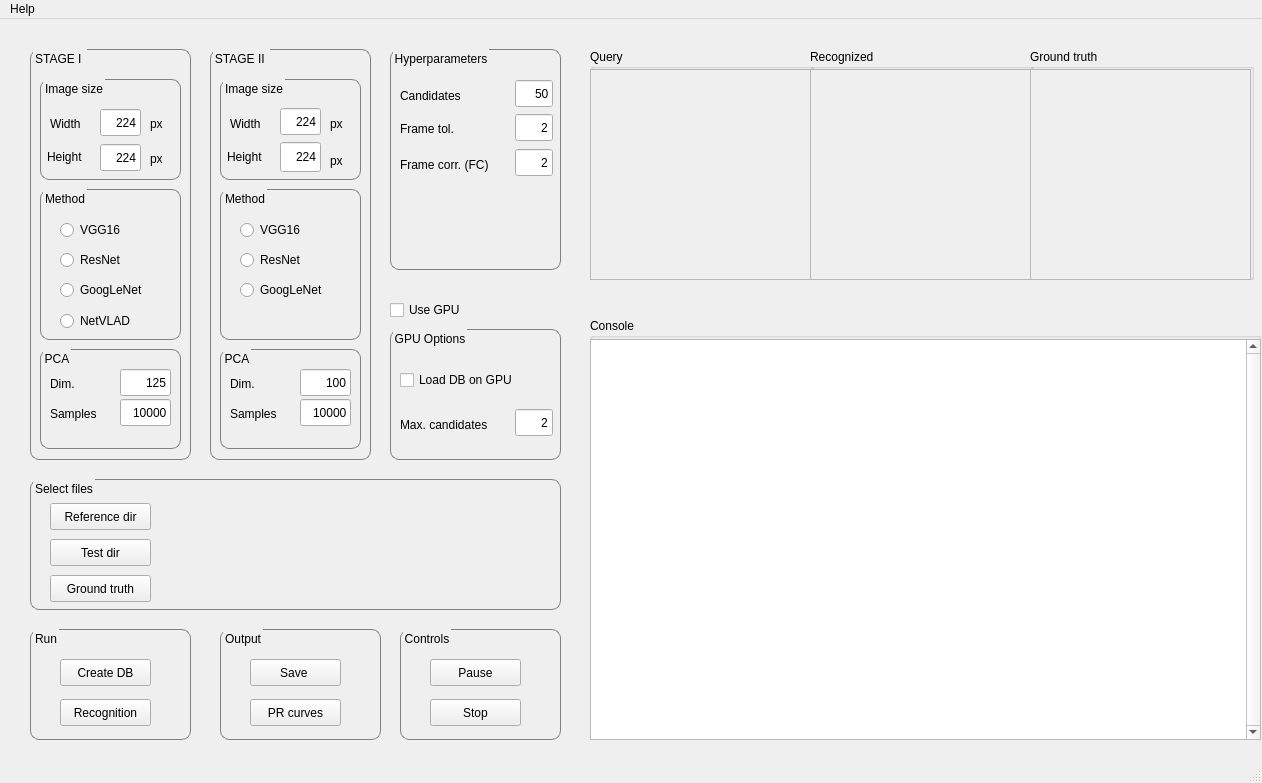
 <widget class="QMainWindow" name="MainWindow">
  <property name="geometry">
   <rect>
    <x>0</x>
    <y>0</y>
    <width>1262</width>
    <height>783</height>
   </rect>
  </property>
  <property name="sizePolicy">
   <sizepolicy hsizetype="Preferred" vsizetype="Preferred">
    <horstretch>0</horstretch>
    <verstretch>0</verstretch>
   </sizepolicy>
  </property>
  <property name="windowTitle">
   <string>Visual Place Recognition  interface</string>
  </property>
  <property name="unifiedTitleAndToolBarOnMac">
   <bool>true</bool>
  </property>
  <widget class="QWidget" name="centralwidget">
   <property name="minimumSize">
    <size>
     <width>1200</width>
     <height>730</height>
    </size>
   </property>
   <widget class="QGroupBox" name="groupBox_7">
    <property name="geometry">
     <rect>
      <x>590</x>
      <y>299</y>
      <width>671</width>
      <height>411</height>
     </rect>
    </property>
    <property name="title">
     <string>Console</string>
    </property>
   </widget>
   <widget class="QGroupBox" name="queryGroupBox">
    <property name="geometry">
     <rect>
      <x>590</x>
      <y>30</y>
      <width>224</width>
      <height>231</height>
     </rect>
    </property>
    <property name="styleSheet">
     <string notr="true"/>
    </property>
    <property name="title">
     <string>Query</string>
    </property>
    <widget class="QScrollArea" name="scrollArea">
     <property name="geometry">
      <rect>
       <x>0</x>
       <y>20</y>
       <width>221</width>
       <height>211</height>
      </rect>
     </property>
     <property name="sizePolicy">
      <sizepolicy hsizetype="Preferred" vsizetype="Preferred">
       <horstretch>0</horstretch>
       <verstretch>0</verstretch>
      </sizepolicy>
     </property>
     <property name="widgetResizable">
      <bool>true</bool>
     </property>
     <widget class="QWidget" name="scrollAreaWidgetContents">
      <property name="geometry">
       <rect>
        <x>0</x>
        <y>0</y>
        <width>219</width>
        <height>209</height>
       </rect>
      </property>
      <widget class="QLabel" name="queryImageLabel">
       <property name="geometry">
        <rect>
         <x>0</x>
         <y>0</y>
         <width>224</width>
         <height>224</height>
        </rect>
       </property>
       <property name="text">
        <string/>
       </property>
      </widget>
     </widget>
    </widget>
   </widget>
   <widget class="QGroupBox" name="stage1_groupBox">
    <property name="enabled">
     <bool>true</bool>
    </property>
    <property name="geometry">
     <rect>
      <x>30</x>
      <y>30</y>
      <width>161</width>
      <height>411</height>
     </rect>
    </property>
    <property name="contextMenuPolicy">
     <enum>Qt::DefaultContextMenu</enum>
    </property>
    <property name="styleSheet">
     <string notr="true">QGroupBox {
    border: 1px solid gray;
    border-radius: 9px;
    margin-top: 0.5em;
}

QGroupBox::title {
    subcontrol-origin: margin;
    left: 3px;
    padding: 3 0 3 0;
}

</string>
    </property>
    <property name="title">
     <string>STAGE I </string>
    </property>
    <widget class="QGroupBox" name="imageSizeGroupBox_s1">
     <property name="geometry">
      <rect>
       <x>10</x>
       <y>30</y>
       <width>141</width>
       <height>101</height>
      </rect>
     </property>
     <property name="maximumSize">
      <size>
       <width>160</width>
       <height>16777215</height>
      </size>
     </property>
     <property name="styleSheet">
      <string notr="true">QGroupBox {
    border: 1px solid gray;
    border-radius: 9px;
    margin-top: 0.5em;
}

QGroupBox::title {
    subcontrol-origin: margin;
    left: 3px;
    padding: 3 0 3 0;
}
</string>
     </property>
     <property name="title">
      <string>Image size</string>
     </property>
     <widget class="QLineEdit" name="imageWidthLineEdit_s1">
      <property name="geometry">
       <rect>
        <x>60</x>
        <y>30</y>
        <width>41</width>
        <height>27</height>
       </rect>
      </property>
      <property name="autoFillBackground">
       <bool>false</bool>
      </property>
      <property name="text">
       <string extracomment="1">224</string>
      </property>
      <property name="alignment">
       <set>Qt::AlignRight|Qt::AlignTrailing|Qt::AlignVCenter</set>
      </property>
      <property name="readOnly">
       <bool>false</bool>
      </property>
      <property name="placeholderText">
       <string/>
      </property>
     </widget>
     <widget class="QLineEdit" name="imageHeightLineEdit_s1">
      <property name="geometry">
       <rect>
        <x>60</x>
        <y>65</y>
        <width>41</width>
        <height>27</height>
       </rect>
      </property>
      <property name="text">
       <string>224</string>
      </property>
      <property name="alignment">
       <set>Qt::AlignRight|Qt::AlignTrailing|Qt::AlignVCenter</set>
      </property>
      <property name="readOnly">
       <bool>false</bool>
      </property>
     </widget>
     <widget class="QLabel" name="label">
      <property name="geometry">
       <rect>
        <x>10</x>
        <y>30</y>
        <width>80</width>
        <height>30</height>
       </rect>
      </property>
      <property name="text">
       <string>Width</string>
      </property>
     </widget>
     <widget class="QLabel" name="label_2">
      <property name="geometry">
       <rect>
        <x>7</x>
        <y>70</y>
        <width>66</width>
        <height>16</height>
       </rect>
      </property>
      <property name="text">
       <string>Height</string>
      </property>
     </widget>
     <widget class="QLabel" name="label_3">
      <property name="geometry">
       <rect>
        <x>110</x>
        <y>30</y>
        <width>21</width>
        <height>30</height>
       </rect>
      </property>
      <property name="text">
       <string>px</string>
      </property>
     </widget>
     <widget class="QLabel" name="label_4">
      <property name="geometry">
       <rect>
        <x>110</x>
        <y>70</y>
        <width>30</width>
        <height>20</height>
       </rect>
      </property>
      <property name="text">
       <string>px</string>
      </property>
     </widget>
    </widget>
    <widget class="QGroupBox" name="groupBox_2">
     <property name="geometry">
      <rect>
       <x>10</x>
       <y>140</y>
       <width>141</width>
       <height>151</height>
      </rect>
     </property>
     <property name="maximumSize">
      <size>
       <width>160</width>
       <height>16777215</height>
      </size>
     </property>
     <property name="styleSheet">
      <string notr="true">QGroupBox {
    border: 1px solid gray;
    border-radius: 9px;
    margin-top: 0.5em;
}

QGroupBox::title {
    subcontrol-origin: margin;
    left: 3px;
    padding: 3 0 3 0;
}
</string>
     </property>
     <property name="title">
      <string>Method</string>
     </property>
     <widget class="QRadioButton" name="vggRadioButton">
      <property name="geometry">
       <rect>
        <x>20</x>
        <y>30</y>
        <width>115</width>
        <height>22</height>
       </rect>
      </property>
      <property name="text">
       <string>VGG16</string>
      </property>
     </widget>
     <widget class="QRadioButton" name="netvladRadioButton">
      <property name="geometry">
       <rect>
        <x>20</x>
        <y>122</y>
        <width>115</width>
        <height>20</height>
       </rect>
      </property>
      <property name="text">
       <string>NetVLAD</string>
      </property>
     </widget>
     <widget class="QRadioButton" name="resnetRadioButton">
      <property name="geometry">
       <rect>
        <x>20</x>
        <y>60</y>
        <width>115</width>
        <height>22</height>
       </rect>
      </property>
      <property name="text">
       <string>ResNet</string>
      </property>
     </widget>
     <widget class="QRadioButton" name="googlenetRadioButton">
      <property name="geometry">
       <rect>
        <x>20</x>
        <y>90</y>
        <width>115</width>
        <height>22</height>
       </rect>
      </property>
      <property name="text">
       <string>GoogLeNet</string>
      </property>
     </widget>
    </widget>
    <widget class="QGroupBox" name="groupBox_8">
     <property name="geometry">
      <rect>
       <x>10</x>
       <y>300</y>
       <width>141</width>
       <height>100</height>
      </rect>
     </property>
     <property name="maximumSize">
      <size>
       <width>160</width>
       <height>16777215</height>
      </size>
     </property>
     <property name="styleSheet">
      <string notr="true">QGroupBox {
    border: 1px solid gray;
    border-radius: 9px;
    margin-top: 0.5em;
}

QGroupBox::title {
    subcontrol-origin: margin;
    left: 3px;
    padding: 3 0 3 0;
}
</string>
     </property>
     <property name="title">
      <string>PCA</string>
     </property>
     <widget class="QLineEdit" name="pcaDimLineEdit_s1">
      <property name="geometry">
       <rect>
        <x>80</x>
        <y>20</y>
        <width>51</width>
        <height>27</height>
       </rect>
      </property>
      <property name="autoFillBackground">
       <bool>false</bool>
      </property>
      <property name="text">
       <string extracomment="1">125</string>
      </property>
      <property name="alignment">
       <set>Qt::AlignRight|Qt::AlignTrailing|Qt::AlignVCenter</set>
      </property>
      <property name="readOnly">
       <bool>false</bool>
      </property>
      <property name="placeholderText">
       <string/>
      </property>
     </widget>
     <widget class="QLabel" name="label_21">
      <property name="geometry">
       <rect>
        <x>10</x>
        <y>20</y>
        <width>80</width>
        <height>30</height>
       </rect>
      </property>
      <property name="text">
       <string>Dim.</string>
      </property>
     </widget>
     <widget class="QLabel" name="label_22">
      <property name="geometry">
       <rect>
        <x>10</x>
        <y>50</y>
        <width>80</width>
        <height>30</height>
       </rect>
      </property>
      <property name="text">
       <string>Samples</string>
      </property>
     </widget>
     <widget class="QLineEdit" name="pcaSamplesLineEdit_s1">
      <property name="geometry">
       <rect>
        <x>80</x>
        <y>50</y>
        <width>51</width>
        <height>27</height>
       </rect>
      </property>
      <property name="autoFillBackground">
       <bool>false</bool>
      </property>
      <property name="text">
       <string extracomment="1">10000</string>
      </property>
      <property name="alignment">
       <set>Qt::AlignRight|Qt::AlignTrailing|Qt::AlignVCenter</set>
      </property>
      <property name="readOnly">
       <bool>false</bool>
      </property>
      <property name="placeholderText">
       <string/>
      </property>
     </widget>
    </widget>
   </widget>
   <widget class="QGroupBox" name="groupBox_3">
    <property name="geometry">
     <rect>
      <x>30</x>
      <y>460</y>
      <width>531</width>
      <height>131</height>
     </rect>
    </property>
    <property name="styleSheet">
     <string notr="true">QGroupBox {
    border: 1px solid gray;
    border-radius: 9px;
    margin-top: 0.5em;
}

QGroupBox::title {
    subcontrol-origin: margin;
    left: 3px;
    padding: 3 0 3 0;
}

</string>
    </property>
    <property name="title">
     <string>Select files</string>
    </property>
    <widget class="QPushButton" name="btnLoadReference">
     <property name="geometry">
      <rect>
       <x>20</x>
       <y>24</y>
       <width>101</width>
       <height>27</height>
      </rect>
     </property>
     <property name="text">
      <string>Reference dir</string>
     </property>
    </widget>
    <widget class="QPushButton" name="btnLoadTest">
     <property name="geometry">
      <rect>
       <x>20</x>
       <y>60</y>
       <width>101</width>
       <height>27</height>
      </rect>
     </property>
     <property name="text">
      <string>Test dir</string>
     </property>
    </widget>
    <widget class="QPushButton" name="btnLoadGroungTruth">
     <property name="geometry">
      <rect>
       <x>20</x>
       <y>96</y>
       <width>101</width>
       <height>27</height>
      </rect>
     </property>
     <property name="text">
      <string>Ground truth</string>
     </property>
    </widget>
    <widget class="QLabel" name="refOkLabel">
     <property name="geometry">
      <rect>
       <x>130</x>
       <y>30</y>
       <width>391</width>
       <height>17</height>
      </rect>
     </property>
     <property name="font">
      <font>
       <pointsize>9</pointsize>
       <italic>true</italic>
      </font>
     </property>
     <property name="text">
      <string/>
     </property>
    </widget>
    <widget class="QLabel" name="testOkLabel">
     <property name="geometry">
      <rect>
       <x>130</x>
       <y>66</y>
       <width>391</width>
       <height>17</height>
      </rect>
     </property>
     <property name="font">
      <font>
       <pointsize>9</pointsize>
       <italic>true</italic>
      </font>
     </property>
     <property name="text">
      <string/>
     </property>
    </widget>
    <widget class="QLabel" name="groundTruthOkLabel">
     <property name="geometry">
      <rect>
       <x>130</x>
       <y>103</y>
       <width>391</width>
       <height>17</height>
      </rect>
     </property>
     <property name="font">
      <font>
       <pointsize>9</pointsize>
       <italic>true</italic>
      </font>
     </property>
     <property name="text">
      <string/>
     </property>
    </widget>
   </widget>
   <widget class="QGroupBox" name="groupBox_4">
    <property name="geometry">
     <rect>
      <x>30</x>
      <y>610</y>
      <width>161</width>
      <height>111</height>
     </rect>
    </property>
    <property name="styleSheet">
     <string notr="true">QGroupBox {
    border: 1px solid gray;
    border-radius: 9px;
    margin-top: 0.5em;
}

QGroupBox::title {
    subcontrol-origin: margin;
    left: 3px;
    padding: 3 0 3 0;
}

</string>
    </property>
    <property name="title">
     <string>Run</string>
    </property>
    <widget class="QPushButton" name="btnCreateDB">
     <property name="geometry">
      <rect>
       <x>30</x>
       <y>30</y>
       <width>91</width>
       <height>27</height>
      </rect>
     </property>
     <property name="text">
      <string>Create DB</string>
     </property>
    </widget>
    <widget class="QPushButton" name="btnRecognition">
     <property name="geometry">
      <rect>
       <x>30</x>
       <y>70</y>
       <width>91</width>
       <height>27</height>
      </rect>
     </property>
     <property name="text">
      <string>Recognition</string>
     </property>
    </widget>
   </widget>
   <widget class="QTextBrowser" name="textBrowser">
    <property name="geometry">
     <rect>
      <x>590</x>
      <y>320</y>
      <width>671</width>
      <height>401</height>
     </rect>
    </property>
    <property name="font">
     <font>
      <family>Monospace</family>
      <pointsize>8</pointsize>
     </font>
    </property>
    <property name="styleSheet">
     <string notr="true">QGroupBox {
    border: 1px solid gray;
    border-radius: 9px;
    margin-top: 0.5em;
}

QGroupBox::title {
    subcontrol-origin: margin;
    left: 3px;
    padding: 3 0 3 0;
}

</string>
    </property>
    <property name="verticalScrollBarPolicy">
     <enum>Qt::ScrollBarAlwaysOn</enum>
    </property>
    <property name="html">
     <string>&lt;!DOCTYPE HTML PUBLIC &quot;-//W3C//DTD HTML 4.0//EN&quot; &quot;http://www.w3.org/TR/REC-html40/strict.dtd&quot;&gt;
&lt;html&gt;&lt;head&gt;&lt;meta name=&quot;qrichtext&quot; content=&quot;1&quot; /&gt;&lt;style type=&quot;text/css&quot;&gt;
p, li { white-space: pre-wrap; }
&lt;/style&gt;&lt;/head&gt;&lt;body style=&quot; font-family:'Monospace'; font-size:8pt; font-weight:400; font-style:normal;&quot;&gt;
&lt;p style=&quot;-qt-paragraph-type:empty; margin-top:0px; margin-bottom:0px; margin-left:0px; margin-right:0px; -qt-block-indent:0; text-indent:0px; font-family:'Ubuntu'; font-size:11pt;&quot;&gt;&lt;br /&gt;&lt;/p&gt;&lt;/body&gt;&lt;/html&gt;</string>
    </property>
    <property name="textInteractionFlags">
     <set>Qt::LinksAccessibleByKeyboard|Qt::LinksAccessibleByMouse|Qt::TextBrowserInteraction|Qt::TextSelectableByKeyboard|Qt::TextSelectableByMouse</set>
    </property>
   </widget>
   <widget class="QGroupBox" name="outputGroupBox">
    <property name="geometry">
     <rect>
      <x>810</x>
      <y>30</y>
      <width>224</width>
      <height>231</height>
     </rect>
    </property>
    <property name="styleSheet">
     <string notr="true"/>
    </property>
    <property name="title">
     <string>Recognized</string>
    </property>
    <widget class="QScrollArea" name="scrollArea_4">
     <property name="geometry">
      <rect>
       <x>0</x>
       <y>20</y>
       <width>221</width>
       <height>211</height>
      </rect>
     </property>
     <property name="sizePolicy">
      <sizepolicy hsizetype="Preferred" vsizetype="Preferred">
       <horstretch>0</horstretch>
       <verstretch>0</verstretch>
      </sizepolicy>
     </property>
     <property name="widgetResizable">
      <bool>true</bool>
     </property>
     <widget class="QWidget" name="scrollAreaWidgetContents_4">
      <property name="geometry">
       <rect>
        <x>0</x>
        <y>0</y>
        <width>219</width>
        <height>209</height>
       </rect>
      </property>
      <widget class="QLabel" name="outputImageLabel">
       <property name="geometry">
        <rect>
         <x>0</x>
         <y>0</y>
         <width>224</width>
         <height>224</height>
        </rect>
       </property>
       <property name="text">
        <string/>
       </property>
      </widget>
     </widget>
    </widget>
   </widget>
   <widget class="QGroupBox" name="referenceGroupBox">
    <property name="geometry">
     <rect>
      <x>1030</x>
      <y>30</y>
      <width>224</width>
      <height>231</height>
     </rect>
    </property>
    <property name="styleSheet">
     <string notr="true"/>
    </property>
    <property name="title">
     <string>Ground truth</string>
    </property>
    <widget class="QScrollArea" name="scrollArea_6">
     <property name="geometry">
      <rect>
       <x>0</x>
       <y>20</y>
       <width>221</width>
       <height>211</height>
      </rect>
     </property>
     <property name="sizePolicy">
      <sizepolicy hsizetype="Preferred" vsizetype="Preferred">
       <horstretch>0</horstretch>
       <verstretch>0</verstretch>
      </sizepolicy>
     </property>
     <property name="widgetResizable">
      <bool>true</bool>
     </property>
     <widget class="QWidget" name="scrollAreaWidgetContents_6">
      <property name="geometry">
       <rect>
        <x>0</x>
        <y>0</y>
        <width>219</width>
        <height>209</height>
       </rect>
      </property>
      <widget class="QLabel" name="referenceImageLabel">
       <property name="geometry">
        <rect>
         <x>1</x>
         <y>0</y>
         <width>224</width>
         <height>224</height>
        </rect>
       </property>
       <property name="text">
        <string/>
       </property>
      </widget>
     </widget>
    </widget>
   </widget>
   <widget class="QGroupBox" name="groupBox_5">
    <property name="geometry">
     <rect>
      <x>400</x>
      <y>610</y>
      <width>161</width>
      <height>111</height>
     </rect>
    </property>
    <property name="styleSheet">
     <string notr="true">QGroupBox {
    border: 1px solid gray;
    border-radius: 9px;
    margin-top: 0.5em;
}

QGroupBox::title {
    subcontrol-origin: margin;
    left: 3px;
    padding: 3 0 3 0;
}

</string>
    </property>
    <property name="title">
     <string>Controls</string>
    </property>
    <widget class="QPushButton" name="btnPause">
     <property name="geometry">
      <rect>
       <x>30</x>
       <y>30</y>
       <width>91</width>
       <height>27</height>
      </rect>
     </property>
     <property name="text">
      <string>Pause</string>
     </property>
    </widget>
    <widget class="QPushButton" name="btnStop">
     <property name="geometry">
      <rect>
       <x>30</x>
       <y>70</y>
       <width>91</width>
       <height>27</height>
      </rect>
     </property>
     <property name="text">
      <string>Stop</string>
     </property>
    </widget>
   </widget>
   <widget class="QGroupBox" name="stage2_groupBox">
    <property name="geometry">
     <rect>
      <x>210</x>
      <y>30</y>
      <width>161</width>
      <height>411</height>
     </rect>
    </property>
    <property name="styleSheet">
     <string notr="true">QGroupBox {
    border: 1px solid gray;
    border-radius: 9px;
    margin-top: 0.5em;
}

QGroupBox::title {
    subcontrol-origin: margin;
    left: 3px;
    padding: 3 0 3 0;
}

</string>
    </property>
    <property name="title">
     <string>STAGE II </string>
    </property>
    <widget class="QGroupBox" name="groupBox_10">
     <property name="geometry">
      <rect>
       <x>10</x>
       <y>30</y>
       <width>141</width>
       <height>101</height>
      </rect>
     </property>
     <property name="maximumSize">
      <size>
       <width>160</width>
       <height>16777215</height>
      </size>
     </property>
     <property name="styleSheet">
      <string notr="true">QGroupBox {
    border: 1px solid gray;
    border-radius: 9px;
    margin-top: 0.5em;
}

QGroupBox::title {
    subcontrol-origin: margin;
    left: 3px;
    padding: 3 0 3 0;
}

</string>
     </property>
     <property name="title">
      <string>Image size</string>
     </property>
     <widget class="QLineEdit" name="imageWidthLineEdit_s2">
      <property name="geometry">
       <rect>
        <x>60</x>
        <y>29</y>
        <width>41</width>
        <height>27</height>
       </rect>
      </property>
      <property name="text">
       <string>224</string>
      </property>
      <property name="alignment">
       <set>Qt::AlignRight|Qt::AlignTrailing|Qt::AlignVCenter</set>
      </property>
      <property name="readOnly">
       <bool>false</bool>
      </property>
      <property name="placeholderText">
       <string/>
      </property>
     </widget>
     <widget class="QLineEdit" name="imageHeightLineEdit_s2">
      <property name="geometry">
       <rect>
        <x>60</x>
        <y>63</y>
        <width>41</width>
        <height>30</height>
       </rect>
      </property>
      <property name="text">
       <string>224</string>
      </property>
      <property name="alignment">
       <set>Qt::AlignRight|Qt::AlignTrailing|Qt::AlignVCenter</set>
      </property>
      <property name="readOnly">
       <bool>false</bool>
      </property>
     </widget>
     <widget class="QLabel" name="label_8">
      <property name="geometry">
       <rect>
        <x>10</x>
        <y>30</y>
        <width>80</width>
        <height>30</height>
       </rect>
      </property>
      <property name="text">
       <string>Width</string>
      </property>
     </widget>
     <widget class="QLabel" name="label_9">
      <property name="geometry">
       <rect>
        <x>7</x>
        <y>70</y>
        <width>66</width>
        <height>16</height>
       </rect>
      </property>
      <property name="text">
       <string>Height</string>
      </property>
     </widget>
     <widget class="QLabel" name="label_10">
      <property name="geometry">
       <rect>
        <x>110</x>
        <y>30</y>
        <width>21</width>
        <height>30</height>
       </rect>
      </property>
      <property name="text">
       <string>px</string>
      </property>
     </widget>
     <widget class="QLabel" name="label_13">
      <property name="geometry">
       <rect>
        <x>110</x>
        <y>66</y>
        <width>30</width>
        <height>31</height>
       </rect>
      </property>
      <property name="text">
       <string>px</string>
      </property>
     </widget>
    </widget>
    <widget class="QGroupBox" name="groupBox_9">
     <property name="geometry">
      <rect>
       <x>10</x>
       <y>140</y>
       <width>141</width>
       <height>151</height>
      </rect>
     </property>
     <property name="maximumSize">
      <size>
       <width>160</width>
       <height>16777215</height>
      </size>
     </property>
     <property name="styleSheet">
      <string notr="true">QGroupBox {
    border: 1px solid gray;
    border-radius: 9px;
    margin-top: 0.5em;
}

QGroupBox::title {
    subcontrol-origin: margin;
    left: 3px;
    padding: 3 0 3 0;
}
</string>
     </property>
     <property name="title">
      <string>Method</string>
     </property>
     <widget class="QRadioButton" name="vggRadioButton_s2">
      <property name="geometry">
       <rect>
        <x>20</x>
        <y>30</y>
        <width>115</width>
        <height>22</height>
       </rect>
      </property>
      <property name="text">
       <string>VGG16</string>
      </property>
     </widget>
     <widget class="QRadioButton" name="resnetRadioButton_s2">
      <property name="geometry">
       <rect>
        <x>20</x>
        <y>60</y>
        <width>115</width>
        <height>22</height>
       </rect>
      </property>
      <property name="text">
       <string>ResNet</string>
      </property>
     </widget>
     <widget class="QRadioButton" name="googlenetRadioButton_s2">
      <property name="geometry">
       <rect>
        <x>20</x>
        <y>90</y>
        <width>115</width>
        <height>22</height>
       </rect>
      </property>
      <property name="text">
       <string>GoogLeNet</string>
      </property>
     </widget>
    </widget>
    <widget class="QGroupBox" name="groupBox_11">
     <property name="geometry">
      <rect>
       <x>10</x>
       <y>300</y>
       <width>141</width>
       <height>100</height>
      </rect>
     </property>
     <property name="maximumSize">
      <size>
       <width>160</width>
       <height>16777215</height>
      </size>
     </property>
     <property name="styleSheet">
      <string notr="true">QGroupBox {
    border: 1px solid gray;
    border-radius: 9px;
    margin-top: 0.5em;
}

QGroupBox::title {
    subcontrol-origin: margin;
    left: 3px;
    padding: 3 0 3 0;
}
</string>
     </property>
     <property name="title">
      <string>PCA</string>
     </property>
     <widget class="QLineEdit" name="pcaDimLineEdit_s2">
      <property name="geometry">
       <rect>
        <x>80</x>
        <y>20</y>
        <width>51</width>
        <height>27</height>
       </rect>
      </property>
      <property name="autoFillBackground">
       <bool>false</bool>
      </property>
      <property name="text">
       <string extracomment="1">100</string>
      </property>
      <property name="alignment">
       <set>Qt::AlignRight|Qt::AlignTrailing|Qt::AlignVCenter</set>
      </property>
      <property name="readOnly">
       <bool>false</bool>
      </property>
      <property name="placeholderText">
       <string/>
      </property>
     </widget>
     <widget class="QLabel" name="label_23">
      <property name="geometry">
       <rect>
        <x>10</x>
        <y>20</y>
        <width>80</width>
        <height>30</height>
       </rect>
      </property>
      <property name="text">
       <string>Dim.</string>
      </property>
     </widget>
     <widget class="QLabel" name="label_24">
      <property name="geometry">
       <rect>
        <x>10</x>
        <y>50</y>
        <width>80</width>
        <height>30</height>
       </rect>
      </property>
      <property name="text">
       <string>Samples</string>
      </property>
     </widget>
     <widget class="QLineEdit" name="pcaSamplesLineEdit_s2">
      <property name="geometry">
       <rect>
        <x>80</x>
        <y>50</y>
        <width>51</width>
        <height>27</height>
       </rect>
      </property>
      <property name="autoFillBackground">
       <bool>false</bool>
      </property>
      <property name="text">
       <string extracomment="1">10000</string>
      </property>
      <property name="alignment">
       <set>Qt::AlignRight|Qt::AlignTrailing|Qt::AlignVCenter</set>
      </property>
      <property name="readOnly">
       <bool>false</bool>
      </property>
      <property name="placeholderText">
       <string/>
      </property>
     </widget>
    </widget>
   </widget>
   <widget class="QGroupBox" name="groupBox_6">
    <property name="geometry">
     <rect>
      <x>220</x>
      <y>610</y>
      <width>161</width>
      <height>111</height>
     </rect>
    </property>
    <property name="styleSheet">
     <string notr="true">QGroupBox {
    border: 1px solid gray;
    border-radius: 9px;
    margin-top: 0.5em;
}

QGroupBox::title {
    subcontrol-origin: margin;
    left: 3px;
    padding: 3 0 3 0;
}

</string>
    </property>
    <property name="title">
     <string>Output</string>
    </property>
    <widget class="QPushButton" name="btnSaveOutput">
     <property name="geometry">
      <rect>
       <x>30</x>
       <y>30</y>
       <width>91</width>
       <height>27</height>
      </rect>
     </property>
     <property name="text">
      <string>Save </string>
     </property>
    </widget>
    <widget class="QPushButton" name="btnPRcurves">
     <property name="geometry">
      <rect>
       <x>30</x>
       <y>70</y>
       <width>91</width>
       <height>27</height>
      </rect>
     </property>
     <property name="text">
      <string>PR curves</string>
     </property>
    </widget>
   </widget>
   <widget class="QGroupBox" name="groupBox_12">
    <property name="geometry">
     <rect>
      <x>390</x>
      <y>30</y>
      <width>171</width>
      <height>221</height>
     </rect>
    </property>
    <property name="styleSheet">
     <string notr="true">QGroupBox {
    border: 1px solid gray;
    border-radius: 9px;
    margin-top: 0.5em;
}

QGroupBox::title {
    subcontrol-origin: margin;
    left: 3px;
    padding: 3 0 3 0;
}
</string>
    </property>
    <property name="title">
     <string>Hyperparameters</string>
    </property>
    <widget class="QLabel" name="label_17">
     <property name="geometry">
      <rect>
       <x>10</x>
       <y>65</y>
       <width>111</width>
       <height>30</height>
      </rect>
     </property>
     <property name="text">
      <string>Frame tol.</string>
     </property>
    </widget>
    <widget class="QLineEdit" name="frameTolLineEdit">
     <property name="geometry">
      <rect>
       <x>125</x>
       <y>65</y>
       <width>38</width>
       <height>27</height>
      </rect>
     </property>
     <property name="text">
      <string>2</string>
     </property>
     <property name="alignment">
      <set>Qt::AlignRight|Qt::AlignTrailing|Qt::AlignVCenter</set>
     </property>
    </widget>
    <widget class="QLineEdit" name="candidatesLineEdit">
     <property name="geometry">
      <rect>
       <x>125</x>
       <y>31</y>
       <width>38</width>
       <height>27</height>
      </rect>
     </property>
     <property name="text">
      <string>50</string>
     </property>
     <property name="alignment">
      <set>Qt::AlignRight|Qt::AlignTrailing|Qt::AlignVCenter</set>
     </property>
    </widget>
    <widget class="QLabel" name="label_18">
     <property name="geometry">
      <rect>
       <x>10</x>
       <y>32</y>
       <width>81</width>
       <height>30</height>
      </rect>
     </property>
     <property name="text">
      <string>Candidates</string>
     </property>
    </widget>
    <widget class="QLineEdit" name="prevFramesLineEdit">
     <property name="geometry">
      <rect>
       <x>125</x>
       <y>100</y>
       <width>38</width>
       <height>27</height>
      </rect>
     </property>
     <property name="text">
      <string>2</string>
     </property>
     <property name="alignment">
      <set>Qt::AlignRight|Qt::AlignTrailing|Qt::AlignVCenter</set>
     </property>
    </widget>
    <widget class="QLabel" name="label_5">
     <property name="geometry">
      <rect>
       <x>10</x>
       <y>100</y>
       <width>111</width>
       <height>31</height>
      </rect>
     </property>
     <property name="text">
      <string notr="true">Frame corr. (FC)</string>
     </property>
    </widget>
   </widget>
   <widget class="QGroupBox" name="gpuGroupBox">
    <property name="geometry">
     <rect>
      <x>390</x>
      <y>310</y>
      <width>171</width>
      <height>131</height>
     </rect>
    </property>
    <property name="styleSheet">
     <string notr="true">QGroupBox {
    border: 1px solid gray;
    border-radius: 9px;
    margin-top: 0.5em;
}

QGroupBox::title {
    subcontrol-origin: margin;
    left: 3px;
    padding: 3 0 3 0;
}
</string>
    </property>
    <property name="title">
     <string>GPU Options</string>
    </property>
    <widget class="QLabel" name="label_12">
     <property name="geometry">
      <rect>
       <x>10</x>
       <y>80</y>
       <width>111</width>
       <height>31</height>
      </rect>
     </property>
     <property name="text">
      <string notr="true">Max. candidates </string>
     </property>
    </widget>
    <widget class="QLineEdit" name="gpuCandLineEdit">
     <property name="geometry">
      <rect>
       <x>125</x>
       <y>80</y>
       <width>38</width>
       <height>27</height>
      </rect>
     </property>
     <property name="text">
      <string>2</string>
     </property>
     <property name="alignment">
      <set>Qt::AlignRight|Qt::AlignTrailing|Qt::AlignVCenter</set>
     </property>
    </widget>
    <widget class="QCheckBox" name="loadDbOnGpuCheckBox">
     <property name="geometry">
      <rect>
       <x>10</x>
       <y>40</y>
       <width>141</width>
       <height>22</height>
      </rect>
     </property>
     <property name="text">
      <string>Load DB on GPU</string>
     </property>
    </widget>
   </widget>
   <widget class="QCheckBox" name="useGpuCheckBox">
    <property name="geometry">
     <rect>
      <x>390</x>
      <y>280</y>
      <width>96</width>
      <height>22</height>
     </rect>
    </property>
    <property name="text">
     <string>Use GPU</string>
    </property>
   </widget>
  </widget>
  <widget class="QStatusBar" name="statusbar"/>
  <widget class="QMenuBar" name="menuBar">
   <property name="geometry">
    <rect>
     <x>0</x>
     <y>0</y>
     <width>1262</width>
     <height>25</height>
    </rect>
   </property>
   <widget class="QMenu" name="menuAbout">
    <property name="title">
     <string>Help</string>
    </property>
    <addaction name="actionAbout"/>
   </widget>
   <addaction name="menuAbout"/>
  </widget>
  <action name="actionOpen">
   <property name="text">
    <string>Open Video</string>
   </property>
  </action>
  <action name="actionSpectrogram">
   <property name="text">
    <string>Spectrogram</string>
   </property>
  </action>
  <action name="actionFrequency_Map">
   <property name="text">
    <string>Frequency Map</string>
   </property>
  </action>
  <action name="actionSave_path">
   <property name="text">
    <string>Save to directory</string>
   </property>
  </action>
  <action name="actionAbout">
   <property name="text">
    <string>About</string>
   </property>
  </action>
 </widget>
